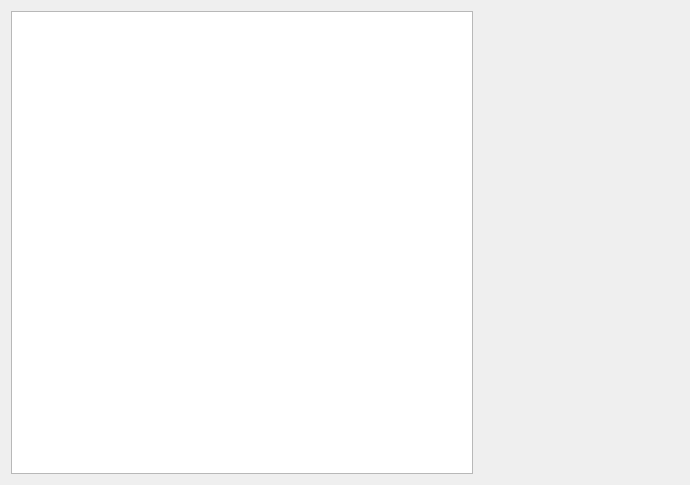
<?xml version="1.0" encoding="UTF-8"?>
<ui version="4.0">
 <class>TodoPage</class>
 <widget class="QWidget" name="TodoPage">
  <property name="geometry">
   <rect>
    <x>0</x>
    <y>0</y>
    <width>690</width>
    <height>485</height>
   </rect>
  </property>
  <property name="windowTitle">
   <string>Form</string>
  </property>
  <layout class="QHBoxLayout" name="horizontalLayout">
   <item>
    <widget class="QListWidget" name="listWidget">
     <property name="styleSheet">
      <string notr="true">QListWidget:item { selection-background-color: #eff3fe; }</string>
     </property>
    </widget>
   </item>
   <item>
    <widget class="QWidget" name="widget" native="true">
     <property name="minimumSize">
      <size>
       <width>200</width>
       <height>0</height>
      </size>
     </property>
    </widget>
   </item>
  </layout>
 </widget>
 <resources/>
 <connections/>
</ui>
